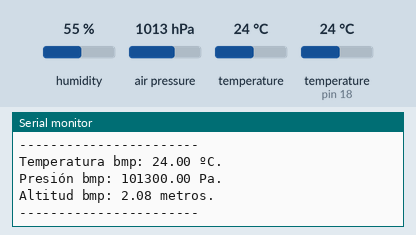
The sketch below on a simulated Arduino Uno, built with avr-gcc and run on an emulated ATmega328P. On the bench: the last lines printed to the serial monitor. The inputs (shaded band) are chosen by the test bench; at power-on: humidity 55 %, air pressure 1013 hPa, temperature 24 °C, temperature (sensor on pin 18) 24 °C.

Above: at 4.8 s.
4.9 s: humidity set to 22 %
At 6.6 s:
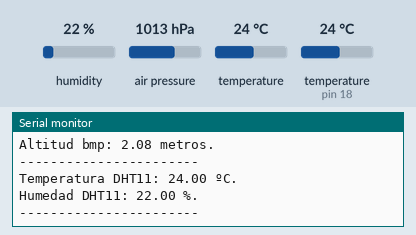
9.2 s: air pressure set to 952 hPa
At 12.9 s:
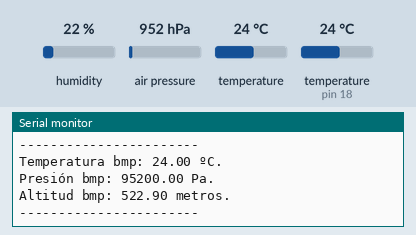
13.5 s: temperature (sensor 0) set to 12 °C
At 15.3 s:
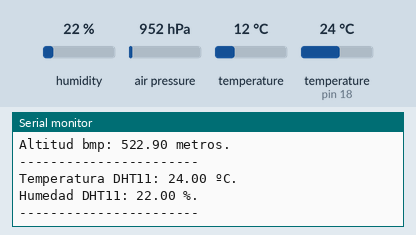
17.8 s: temperature (sensor on pin 18) set to 12 °C
At 19.7 s:
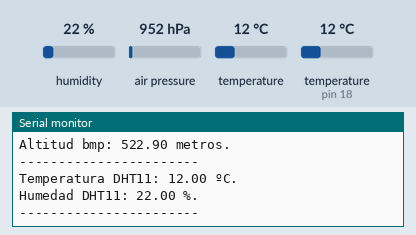
22.1 s: humidity set to 40 %
At 22.8 s:
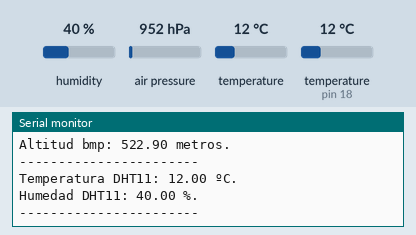
26.4 s: air pressure set to 975 hPa
At 29.0 s:
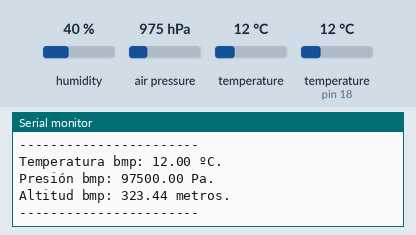
Timing chart, 0 to 30.5 s (numbered marks = the images above; inputs shaded):
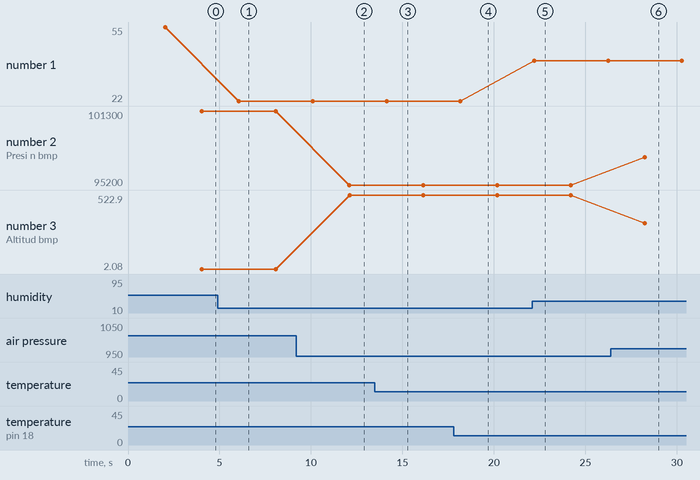

The sketch:

Test_Script.ino
```cpp
/*
 *      -----TEST SENSORES DHT11/22 Y BMP180-----
 *
 * Por "Ingeniero en Casa"
 * https://www.youtube.com/channel/UCurfoG9YbFyQmxCLlxZVArg
 *
 * La distribución y/o modificación del código es totalmente libre.
 */


#include "DHT.h"
#include "Adafruit_BMP085.h"


#define pin1 18


DHT dht1(pin1, DHT11);    //El azul.


Adafruit_BMP085 bmp;

void setup() {
  Serial.begin(115200);
  Serial.println("Test de sensores:");

  dht1.begin();

  bmp.begin();
}

void loop() {

  delay(2000);
  leerdht1();

  delay(2000);
  leerbmp();
}

void leerdht1() {

  float t1 = dht1.readTemperature();
  float h1 = dht1.readHumidity();

  while (isnan(t1) || isnan(h1)){
    Serial.println("Lectura fallida en el sensor DHT11, repitiendo lectura...");
    delay(2000);
    t1 = dht1.readTemperature();
    h1 = dht1.readHumidity();
  }

  Serial.print("Temperatura DHT11: ");
  Serial.print(t1);
  Serial.println(" ºC.");

  Serial.print("Humedad DHT11: ");
  Serial.print(h1);
  Serial.println(" %.");

  Serial.println("-----------------------");
}

void leerbmp() {

  float temp = bmp.readTemperature();
  float presion = bmp.readPressure();
  float altitud = bmp.readAltitude();

  Serial.print("Temperatura bmp: ");
  Serial.print(temp);
  Serial.println(" ºC.");

  Serial.print("Presión bmp: ");
  Serial.print(presion);
  Serial.println(" Pa.");

  Serial.print("Altitud bmp: ");
  Serial.print(altitud);
  Serial.println(" metros.");

  Serial.println("-----------------------");
}
```

Measured:
- after the input at 4.9 s, the serial monitor: prints a new line after 1.2 s (image 1)
- after the input at 9.2 s, the serial monitor: prints a new line after 2.9 s (image 2)
- after the input at 17.8 s, the serial monitor: prints a new line after 0.37 s (image 4)
- after the input at 22.1 s, the serial monitor: prints a new line after 0.10 s (image 5)
- after the input at 26.4 s, the serial monitor: prints a new line after 1.8 s (image 6)
- plotted number 1: 55 → 22 after the input at 4.9 s, 22 → 40 after the input at 22.1 s
- plotted number 2: 101300 → 95200 after the input at 9.2 s, 95200 → 97500 after the input at 26.4 s
- plotted number 3: 2.08 → 522.9 after the input at 9.2 s, 522.9 → 323.44 after the input at 26.4 s
